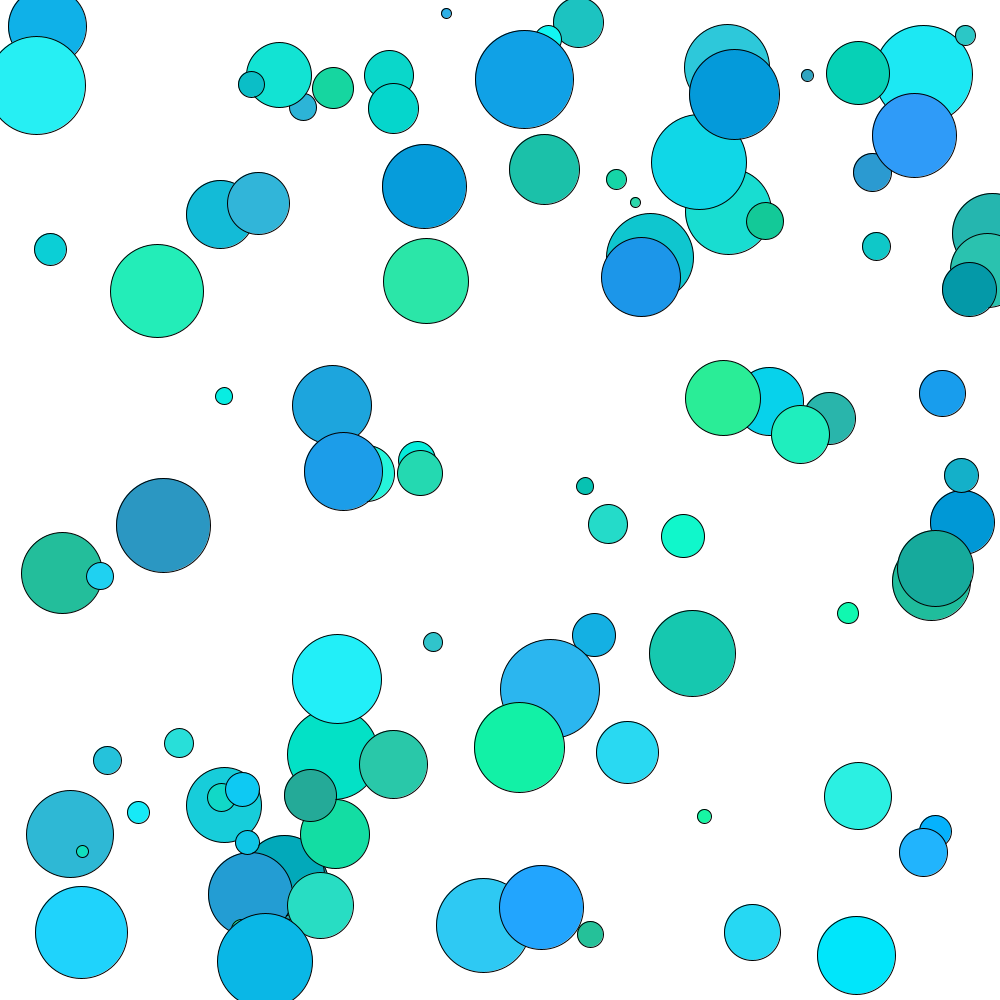
Frame 1 (no input)
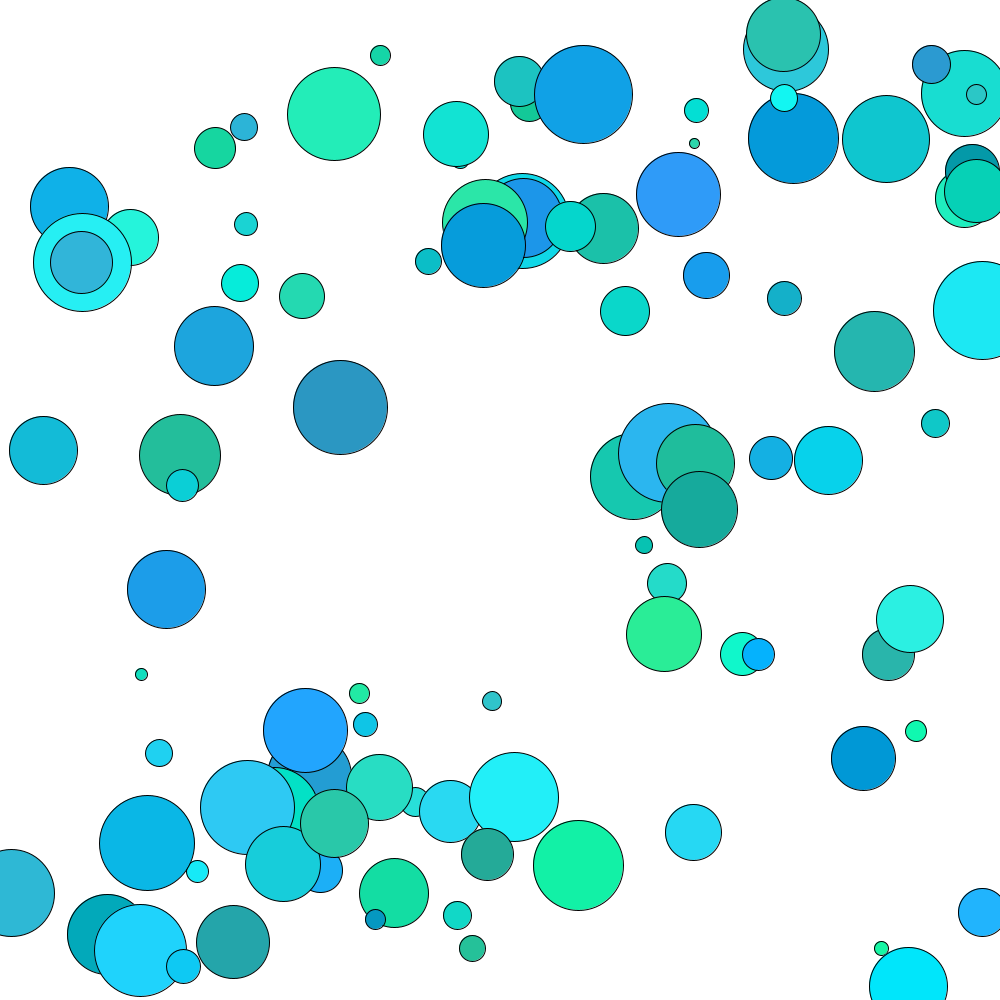
Frame 60 (the mouse pressed at the canvas centre just before this capture)
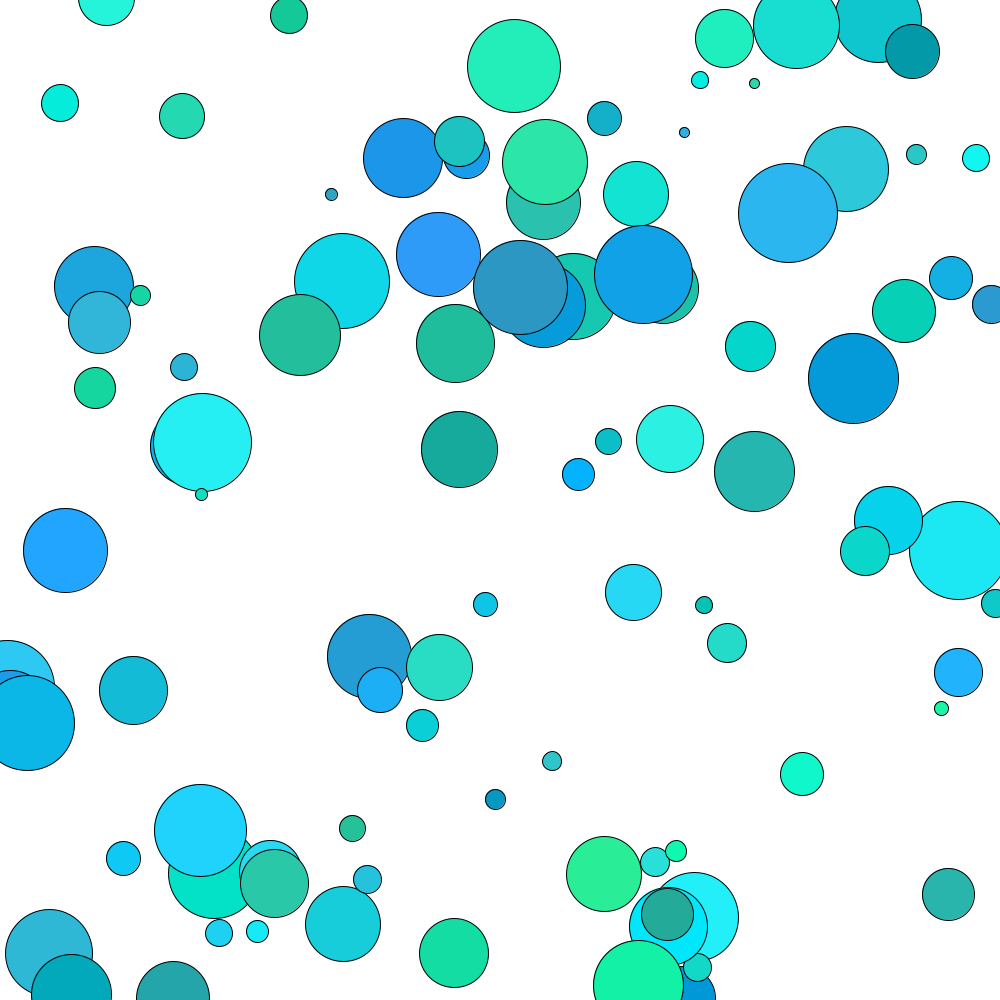
Frame 120 (the mouse held since frame 60 and released just before this capture)

The Processing sketch that drew these frames (run headless with seeded random() and noise(); from frame 60 on, the mouse is pressed at the canvas centre):

// Processing sketch: ellipseArrayInClass
// ── ellipseArrayInClass.pde
int numE = 100; 

int eSize[]= new int[numE]; 

int[] eSpeedX = new int[numE];
int[] eSpeedY = new int[numE]; 

int[] ePosX = new int [numE]; 
int[] ePosY = new int [numE]; 


color[] baseColor = new int[numE]; 

void setup(){
  size(1000, 1000); 
  
  for(int i = 0; i<numE; i++){
    ePosX[i] = int(random(0, width)); 
    ePosY[i] = int(random(0, height)); 
    
    eSpeedX[i] = int(random(-5,5));
    eSpeedY[i] = int(random(-5,5));
    
    eSize[i] = int(random(10,100));
    
    baseColor[i] = color(int(random(0,50)), int(random(150, 255)),  int(random(150, 255))); 
    if(eSpeedX[i] == 0){
      eSpeedX[i] = 1; 
    }
    if(eSpeedY[i] == 0){
      eSpeedY[i] = 1; 
    }
  }
}

void draw(){
  background(255); 
  
  //set speed of ellipses 
  for(int i =0; i<numE; i++){
    ePosX[i] = ePosX[i] + eSpeedX[i]; 
    ePosY[i] = ePosY[i] + eSpeedY[i]; 
  }
  
  //setup boundaries for ellipses
  for(int i =0; i<numE; i++){
    if(ePosX[i] <= 0 || ePosX[i]>= width){
      eSpeedX[i] = eSpeedX[i]*-1; 
    }
    if(ePosY[i] <= 0 || ePosY[i]>= height){
      eSpeedY[i] = eSpeedY[i]*-1; 
    }
  }
  
  //draw ellipse later 
  for(int i =0; i<numE; i++){
    fill(baseColor[i]); 
    ellipse(ePosX[i], ePosY[i], eSize[i], eSize[i]); 
  }
}

void mousePressed(){
  //measuring the distance between each individual ellipse
  for(int i = 0; i<numE; i++){
    if(dist(ePosX[i], ePosY[i], mouseX, mouseY)<eSize[i]/2){
      baseColor[i] = color(int(random(150,255)), int(random(0, 50)),  int(random(150, 255))); 
    }
  }
}
